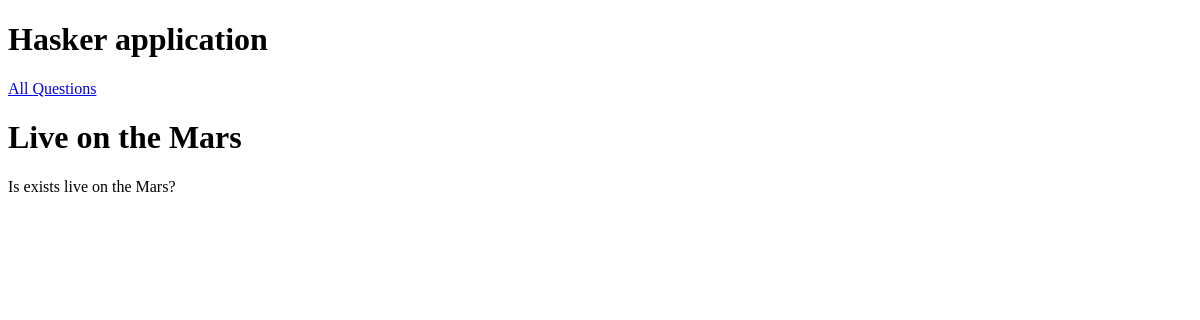
The app's page /live_on_the_mars, older data.
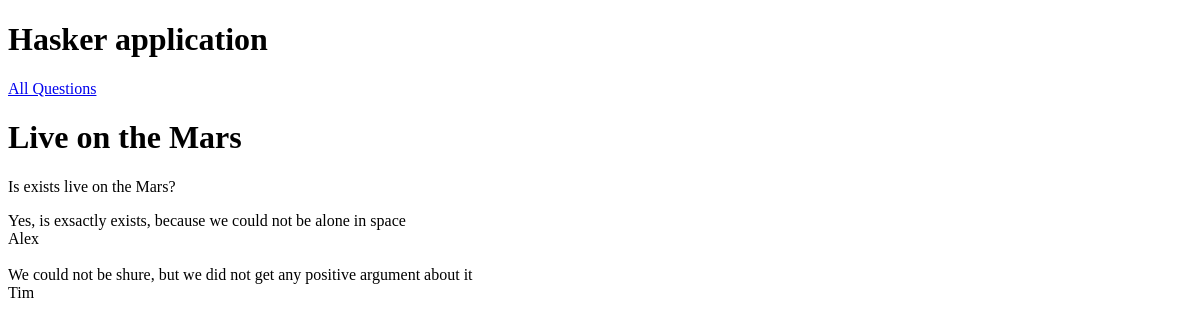
The same page, newer data.
### hasker/models.py (models this page shows)
class Answer(models.Model):
    user = models.ForeignKey(User, on_delete=models.CASCADE)
    question = models.ForeignKey(Question, on_delete=models.CASCADE)
    content = models.TextField(blank=False, db_index=True)
    date_create = models.DateTimeField(auto_now_add=True)
    is_correct = models.BooleanField(default=False)

### hasker/views.py (the view)
# urls.py: path('<str:slug>', question_detail, name='question_detail_url'),
def question_detail(request, slug):
    question = Question.objects.get(slug__iexact=slug)
    return render(request, 'hasker/question_detail.html', context={'question': question})

### hasker/templates/hasker/question_detail.html (shortened to what this page needs)
{% extends 'hasker/base_hasker.html' %}
{% block content %}
    <h1>
        {{ question.title }}
    </h1>
    <p>
        {{ question.content }}
    </p>
    <p>
       {% for answer in question.answer_set.all %}
            {{ answer.content }}
            <br>
            {{ answer.user  }}
            <br>
            <br>
       {% endfor %}
    </p>
{% endblock %}

Row changes from the older to the newer data that the page shows:
added Answer: content "Yes, is exsactly exists, because we could not be alone in space", user "Alex"
added Answer: content "We could not be shure, but we did not get any positive argument about it", user "Tim"
